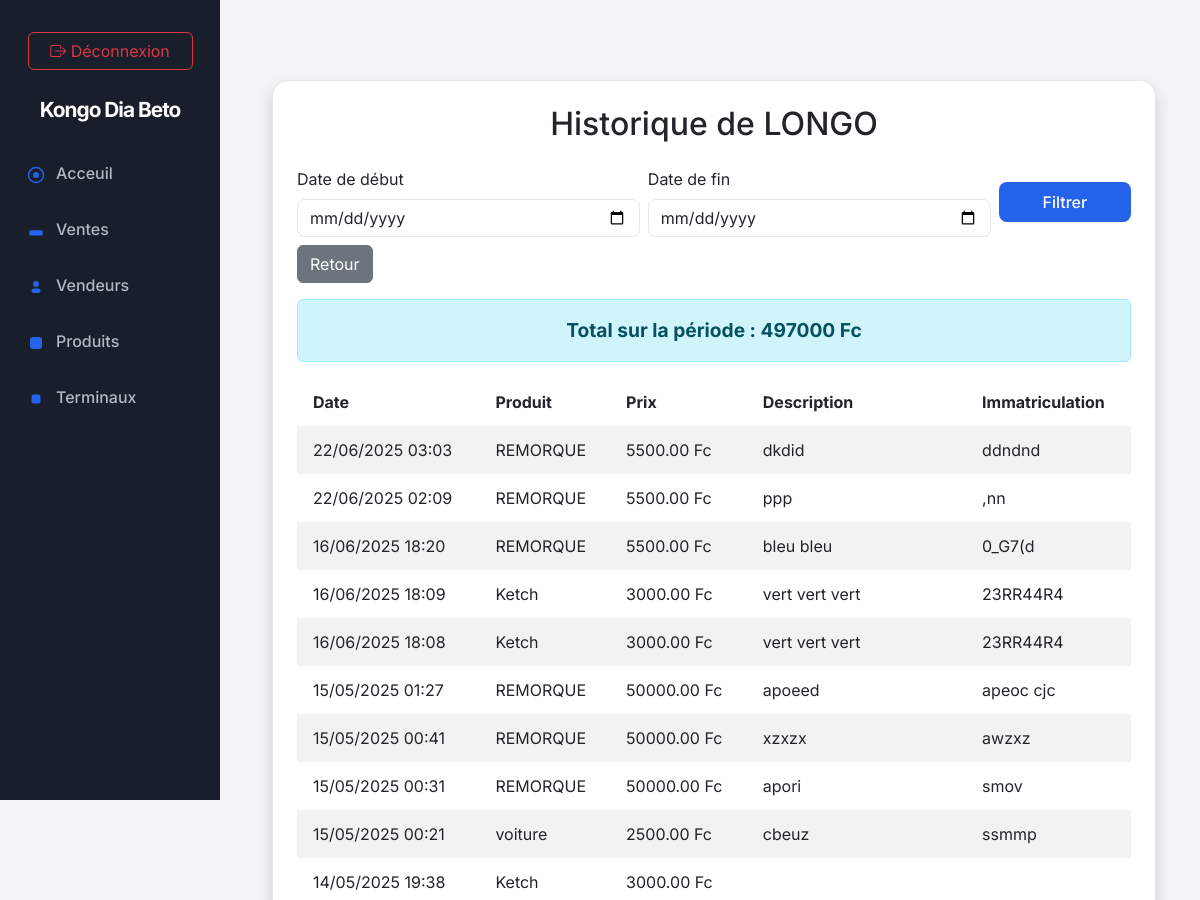
The page /api/historique-vendeur/1/ (signed in, upper part) on the database as committed earlier.
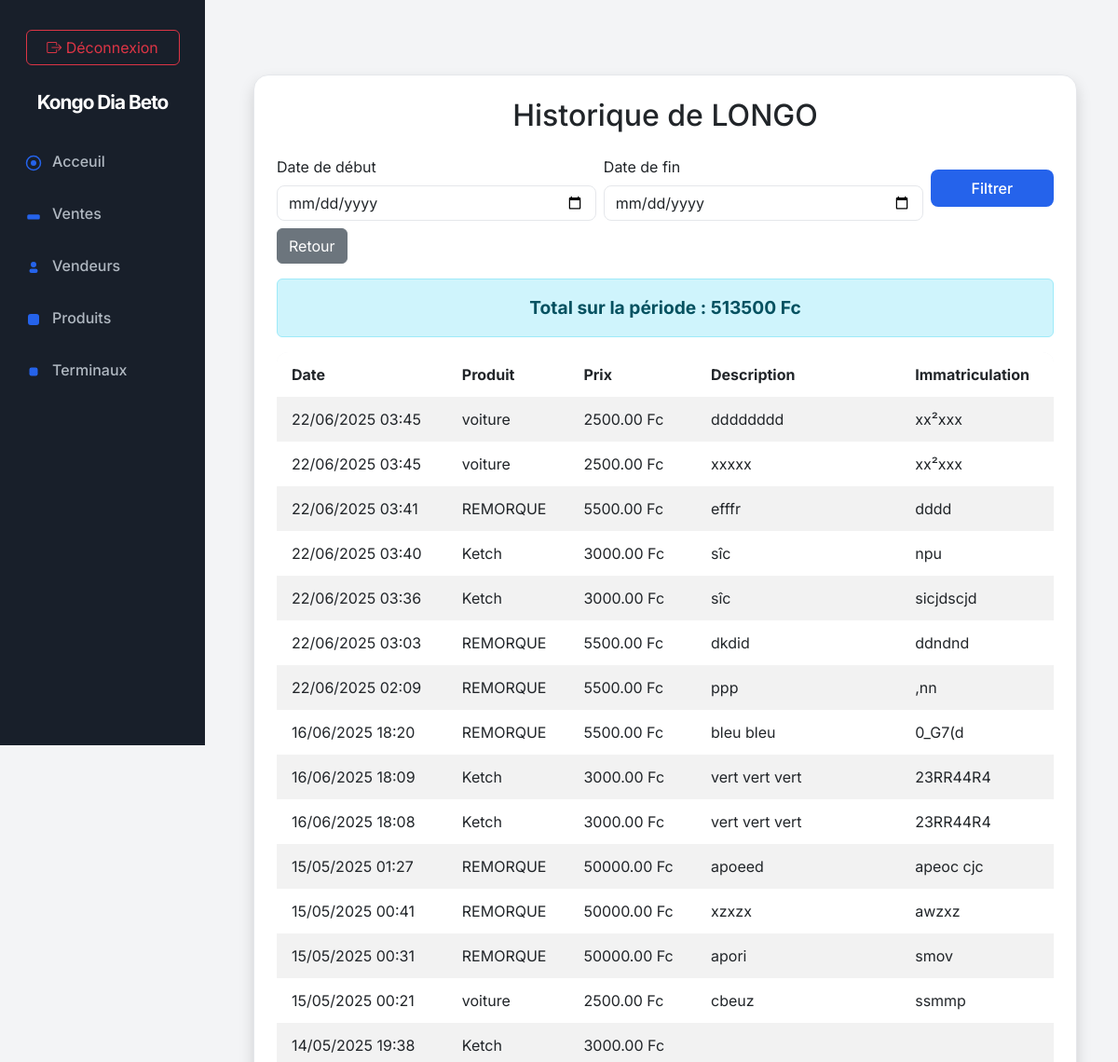
The same page on the database as committed later.
### apps/sales/models.py (models this page shows, shortened)
class Sale(models.Model):
    produit = models.ForeignKey('Produit', on_delete=models.CASCADE)  # Champ correct
    seller = models.ForeignKey('Vendeur', on_delete=models.CASCADE)
    description = models.TextField(default="Aucune description")
    license_plate = models.CharField(max_length=20)
    price = models.DecimalField(max_digits=10, decimal_places=2, default=0.0)
    created_at = models.DateTimeField(auto_now_add=True)
    SOURCE_CHOICES = [
        ('POS', 'Point of Sale'),
        ('WEB', 'Web'),
        ('OTHER', 'Autre'),
    ]
    source = models.CharField(max_length=10, choices=SOURCE_CHOICES, default='WEB')

class Produit(models.Model):
    nom_produit = models.CharField(max_length=100)  # Nom du produit
    prix = models.DecimalField(max_digits=10, decimal_places=2, default=0.0)  # Prix par défaut
    default_description = models.TextField(blank=True, null=True)  # Description par défaut
    created_at = models.DateTimeField(default=now)  # Utiliser timezone.now comme valeur par défaut

### apps/sales/views.py (the view)
# urls.py: path('historique-vendeur/<int:vendeur_id>/', historique_vendeur, name='historique_vendeur'),
@login_required
def historique_vendeur(request, vendeur_id):
    vendeur = get_object_or_404(Vendeur, id=vendeur_id)
    date_debut = request.GET.get('date_debut')
    date_fin = request.GET.get('date_fin')
    ventes = Sale.objects.filter(seller=vendeur)
    if date_debut and date_fin:
        ventes = ventes.filter(created_at__date__gte=date_debut, created_at__date__lte=date_fin)
    ventes = ventes.order_by('-created_at')
    total_ventes = ventes.aggregate(total=Sum('price'))['total'] or 0
    return render(request, 'historique_vendeur.html', {
        'vendeur': vendeur,
        'ventes': ventes,
        'total_ventes': total_ventes,
        'date_debut': date_debut,
        'date_fin': date_fin,
    })

### apps/sales/templates/historique_vendeur.html (shortened to what this page needs)
{% extends "base.html" %}
{% block content %}
<div class="container mt-5">
    <div class="card shadow p-4">
        <h2 class="mb-4 text-center">Historique de {{ vendeur.nom_du_vendeur }}</h2>
        <form method="get" class="mb-3 row g-2 align-items-center justify-content-between">
            <div class="col-md-5">
                <label for="date_debut" class="form-label">Date de début</label>
                <input type="date" class="form-control" id="date_debut" name="date_debut" value="{{ date_debut }}">
            </div>
            <div class="col-md-5">
                <label for="date_fin" class="form-label">Date de fin</label>
                <input type="date" class="form-control" id="date_fin" name="date_fin" value="{{ date_fin }}">
            </div>
            <div class="col-md-2 d-flex align-items-end">
                <button type="submit" class="btn btn-primary w-100">Filtrer</button>
            </div>
            <div class="col-auto">
                <a href="{% url 'rapport_vente_vendeur' %}" class="btn btn-secondary">Retour</a>
            </div>
        </form>
        {% if total_ventes %}
        <div class="alert alert-info text-center fw-bold" style="font-size:1.2rem;">Total sur la période : {{ total_ventes }} Fc</div>
        {% endif %}
        <table class="table table-striped">
            <thead>
                <tr>
                    <th>Date</th>
                    <th>Produit</th>
                    <th>Prix</th>
                    <th>Description</th>
                    <th>Immatriculation</th>
                </tr>
            </thead>
            <tbody>
                {% for vente in ventes %}
                <tr>
                    <td>{{ vente.created_at|date:'d/m/Y H:i' }}</td>
                    <td>{{ vente.produit.nom_produit }}</td>
                    <td>{{ vente.price }} Fc</td>
                    <td>{{ vente.description }}</td>
                    <td>{{ vente.license_plate }}</td>
                </tr>
                {% empty %}
                <tr><td colspan="5" class="text-center">Aucune vente pour cette période.</td></tr>
                {% endfor %}
            </tbody>
        </table>
    </div>
</div>
{% endblock %}

Rows that differ between the two databases and show on the page:
added Sale: created_at "22/06/2025 03:45", produit.nom_produit "voiture", price "2500.00", description "dddddddd", license_plate "xx²xxx"
added Sale: created_at "22/06/2025 03:45", produit.nom_produit "voiture", price "2500.00", description "xxxxx", license_plate "xx²xxx"
added Sale: created_at "22/06/2025 03:41", produit.nom_produit "REMORQUE", price "5500.00", description "efffr", license_plate "dddd"
added Sale: created_at "22/06/2025 03:40", produit.nom_produit "Ketch", price "3000.00", description "sîc", license_plate "npu"
added Sale: created_at "22/06/2025 03:36", produit.nom_produit "Ketch", price "3000.00", description "sîc", license_plate "sicjdscjd"
Other text that changed with them:
{{ total_ventes }}: "497000" → "513500"
